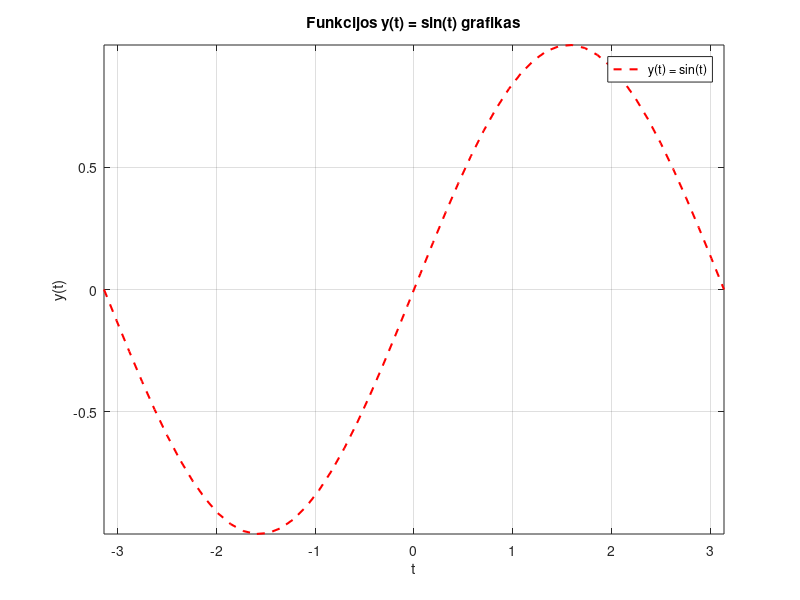
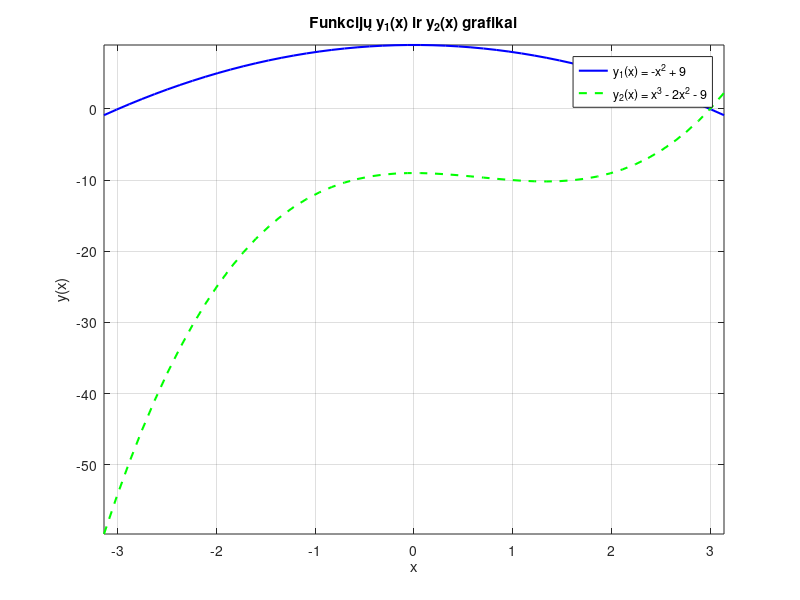
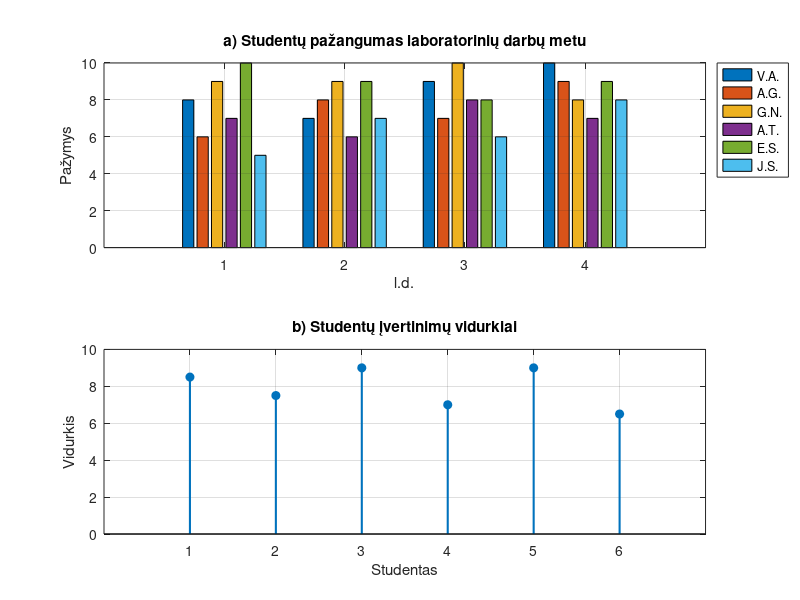
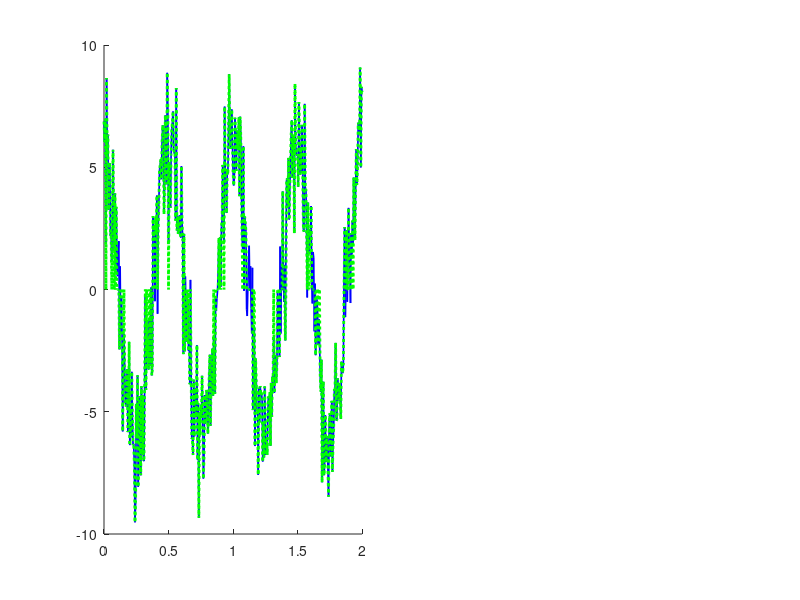

Source code (MATLAB) for these figures, in order: (Note: this script raises an error after producing the figures.)
% Naglis Čekanauskas EDIf-25/1 2026-09-28 (7 variantas)
clc; clear; close all;

%% 1. Dvimatis grafikų vaizdavimas

% --- a dalis ---
t = linspace(-pi, pi, 50); 
y_a = sin(t);              % Funkcija y(t) = sin(t)

figure(1);
plot(t, y_a, 'r--', 'LineWidth', 1.5);
xlabel('t');
ylabel('y(t)');
title('Funkcijos y(t) = sin(t) grafikas');
axis([min(t), max(t), min(y_a), max(y_a)]); % Ribos pagal mažiausias ir didžiausias reikšmes
legend('y(t) = sin(t)', 'Location', 'best');
grid on;

% --- b ir c dalys ---
x = linspace(-pi, pi, 50);
y1 = -x.^2 + 9;            % y(x) = -x^2 + 9
y2 = x.^3 - 2*x.^2 - 9;    % y(x) = x^3 - 2x^2 - 9

figure(2);
plot(x, y1, 'b-', 'LineWidth', 1.5); hold on;
plot(x, y2, 'g--', 'LineWidth', 1.5); hold off;

xlabel('x');
ylabel('y(x)');
title('Funkcijų y_1(x) ir y_2(x) grafikai');

% Ribų nustatymas pagal mažiausias ir didžiausias abiejų funkcijų reikšmes
all_y = [y1, y2];
axis([min(x), max(x), min(all_y), max(all_y)]);

legend('y_1(x) = -x^2 + 9', 'y_2(x) = x^3 - 2x^2 - 9', 'Location', 'best');
grid on;


% 2. Specializuotų grafikų kūrimas

% --- a ir b dalys ---
% Duomenų matrica: 6 studentai (eilutės) ir 4 laboratoriniai darbai (stulpeliai)
evaluations = [
    8, 7, 9, 10;  % V.A.
    6, 8, 7,  9;  % A.G.
    9, 9, 10, 8;  % G.N.
    7, 6, 8,  7;  % A.T.
    10, 9, 8, 9;  % E.S.
    5, 7, 6,  8   % J.S.
    ];

student_names = {'V.A.', 'A.G.', 'G.N.', 'A.T.', 'E.S.', 'J.S.'};

figure(3);

% a) Vertikalių stulpelių diagrama (bar)
subplot(2, 1, 1);
bar(evaluations'); % Transponuojame, kad X ašyje būtų laboratoriniai darbai (1..4)
xlabel('l.d.');
ylabel('Pažymys');
title('a) Studentų pažangumas laboratorinių darbų metu');
ylim([0 10]);
legend(student_names, 'Location', 'northeastoutside');
grid on;

% b) Kiekvieno studento vidurkis diskrečiame formate (stem)
student_averages = mean(evaluations, 2); % Skaičiuojamas kiekvieno studento vidurkis

subplot(2, 1, 2);
stem(1:6, student_averages, 'filled', 'LineWidth', 1.5);
xlabel('Studentas');
ylabel('Vidurkis');
title('b) Studentų įvertinimų vidurkiai');
xlim([0 7]);
ylim([0 10]);
xticks(1:6);
grid on;
%% Papildoma užduotis (7 variantas)
% Signalų grafinis atvaizdavimas, naudojant 2 lab. d. 3 užduoties signalus
clc; clear; close all;

% 1. 2 laboratorinio darbo 3 užduoties duomenys
A_amp = 6;            % Amplitudė (V)
f = 2;                % Dažnis (Hz)
sigma = 1.5;          % Triukšmo lygis (V)
U1 = 4;               % Įtampos riba U1 (V)
U2 = 2;               % Įtampos riba U2 (V)

t = 0:0.005:2;                          % Laiko vektorius
s = A_amp * cos(2 * pi * f * t);        % Signalas s(t)
n = sigma * randn(size(t));             % Triukšmas
u_pradinis = s + n;                     % Pradinis (triukšmo paveiktas) signalas

u_filtruotas = u_pradinis;              % Filtruotas signalas:
u_filtruotas(abs(u_filtruotas) < U2) = 0;   % |u| < U2 pakeičiama nuliais

% 2. Grafinis atvaizdavimas
figure('Name', 'Signalų grafinis atvaizdavimas', 'NumberTitle', 'off');

% -------------------------------------------------------------------------
% a) Pradinis ir filtruotas signalai bei filtravimo ribos U1, U2
% -------------------------------------------------------------------------
subplot(1, 2, 1); % Horizontalus išdėstymas (1 eilutė, 2 stulpeliai)
hold on;

% Pradinis signalas – ištisinė mėlyna linija
plot(t, u_pradinis, 'b-', 'LineWidth', 1.2, 'DisplayName', 'Pradinis signalas');
% Filtruotas signalas – taškinė žalia linija
plot(t, u_filtruotas, 'g:', 'LineWidth', 2.0, 'DisplayName', 'Filtruotas signalas');
% Riba U1
yline(U1, 'r--', 'LineWidth', 1.2, 'DisplayName', sprintf('Riba U_1 = %.1f V', U1));
% Riba U2 – brūkšninė-taškinė linija
yline(U2, 'm-.', 'LineWidth', 1.2, 'DisplayName', sprintf('Riba U_2 = %.1f V', U2));

hold off;

title('a) Pradinis ir filtruotas signalai');
xlabel('Laikas t, s', 'FontSize', 13, 'FontWeight', 'bold');
ylabel('Įtampa U, V', 'FontSize', 13, 'FontWeight', 'bold');
xlim([min(t), max(t)]);
ylim([min(u_pradinis) - 1, max(u_pradinis) + 1]);
legend('Location', 'southoutside');
grid on;

% -------------------------------------------------------------------------
% b) Pradinio signalo reikšmės, viršijančios U1 ribą (diskretus formatas)
% -------------------------------------------------------------------------
subplot(1, 2, 2);

ind = u_pradinis > U1;
t_virs = t(ind);
u_virs = u_pradinis(ind);

hold on;
stem(t_virs, u_virs, 'b', 'LineWidth', 1.0, 'DisplayName', 'Reikšmės > U_1');

% Visos minimalios ir maksimalios reikšmės tarp viršijančių U1
max_val = max(u_virs);
min_val = min(u_virs);
t_max = t_virs(u_virs == max_val);
t_min = t_virs(u_virs == min_val);

% Maksimumo žymeklis (dydis 9)
plot(t_max, max_val * ones(size(t_max)), 'ro', 'MarkerSize', 9, ...
    'MarkerFaceColor', 'r', 'DisplayName', sprintf('Maksimumas (%.2f V)', max_val));
% Minimumo žymeklis
plot(t_min, min_val * ones(size(t_min)), 'gs', 'MarkerSize', 7, ...
    'MarkerFaceColor', 'g', 'DisplayName', sprintf('Minimumas (%.2f V)', min_val));
hold off;

title('b) Signalo reikšmės, viršijančios U_1 ribą');
xlabel('Laikas t, s', 'FontSize', 13, 'FontWeight', 'bold');
ylabel('Įtampa U, V', 'FontSize', 13, 'FontWeight', 'bold');
xlim([min(t), max(t)]);
ylim([U1 - 0.5, max_val + 1]);
legend('Location', 'southoutside');
grid on;
